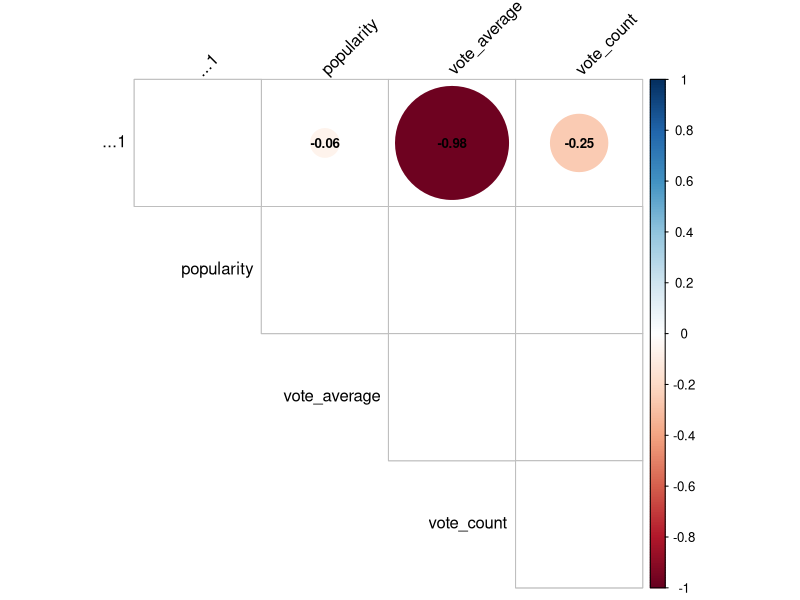
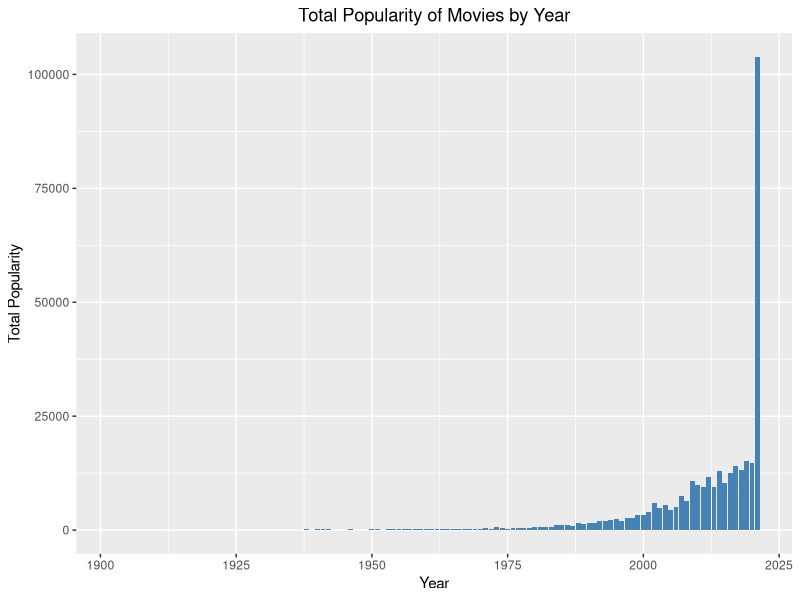
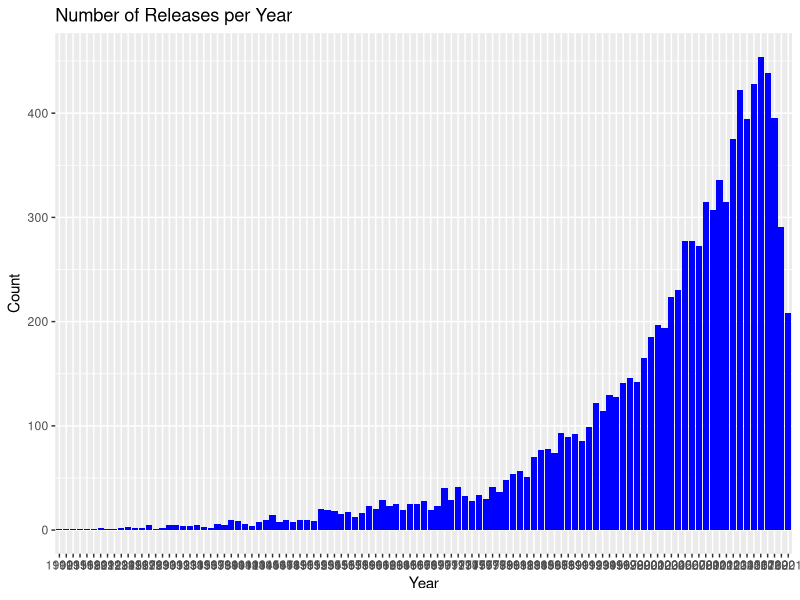
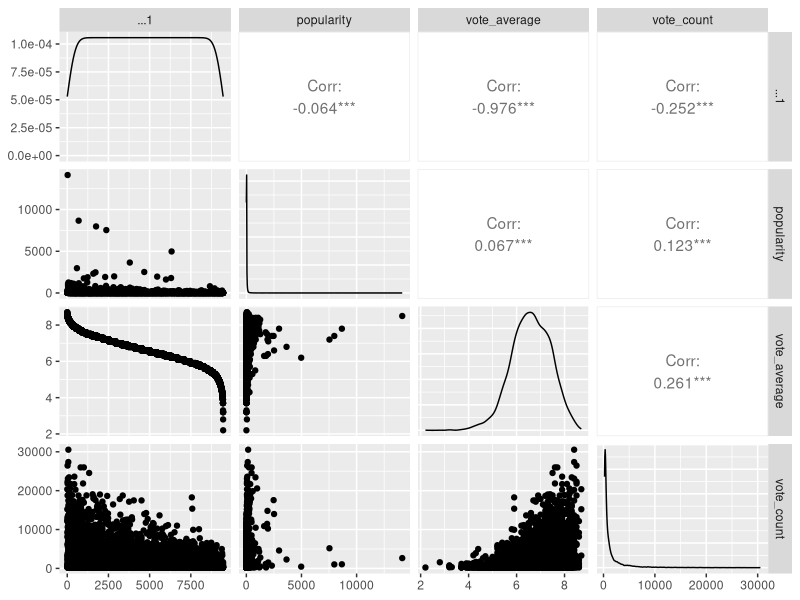

Write R code to recreate these figures, in order.
## ---- chunk 1
knitr::opts_chunk$set(echo = TRUE)
## ---- chunk 2
df <- readr::read_csv("Movie-Dataset-Latest.csv",show_col_types = FALSE)
head(df)
## ---- chunk 3
#Summary of dataset
str(df)
## ---- chunk 4
summary(df)

## ---- chunk 5
#Checking for null values
colSums(is.na(df))
## ---- chunk 6
#Converting the column type of release_date to date type-Already the present type is date type-no need of conversion
df$release_date <- as.Date(df$release_date, format = "%Y-%m-%d")
## ---- chunk 7
library(lubridate)
df$year <- year(as.Date(df$release_date))
df$month <- month(as.Date(df$release_date))
## ---- chunk 8
df1 <- df[, !(names(df) %in% c('Unnamed: 0', 'id', 'release_date', 'overview', 'video', 'year', 'month','title'))]
## ---- chunk 9
df_100 <- head(df[order(-df$popularity), ], 100)
## ---- chunk 10
library(corrplot)

# Compute correlation matrix
corr_matrix <- cor(df1)

# Create correlation plot with annotations
corrplot(corr_matrix, type = "upper", order = "hclust", 
         tl.col = "black", tl.srt = 45, 
         method = "circle", number.cex = 0.8, 
         addCoef.col = "black", 
         p.mat = corr_matrix, sig.level = 0.05, insig = "blank")

## ---- chunk 11
library(ggplot2)

# Create data frame with total popularity by year
df_year <- aggregate(df$popularity, by = list(df$year), FUN = sum)
names(df_year) <- c("year", "total_popularity")

# Create bar plot
ggplot(df_year, aes(x = year, y = total_popularity)) +
  geom_bar(stat = "identity", fill = "steelblue") +
  ggtitle("Total Popularity of Movies by Year") +
  xlab("Year") +
  ylab("Total Popularity") +
  theme(plot.title = element_text(hjust = 0.5))

## ---- chunk 12
head(df_100, 10)
## ---- chunk 13
library(ggplot2)

# Create a data frame with the count of releases per year
df_year <- data.frame(table(df$year))

# Plot a histogram with ggplot2
ggplot(df_year, aes(x = Var1, y = Freq)) + 
  geom_bar(stat = "identity", fill = "blue") +
  ggtitle("Number of Releases per Year") +
  xlab("Year") + ylab("Count")

## ---- chunk 14
library(GGally)
ggpairs(data = df1)
## ---- chunk 15

# Set the number of clusters
num_clusters <- 4

# Run k-means clustering
kmeans_model <- kmeans(df1, centers = num_clusters)

# Print the summary of the model
summary(kmeans_model)

